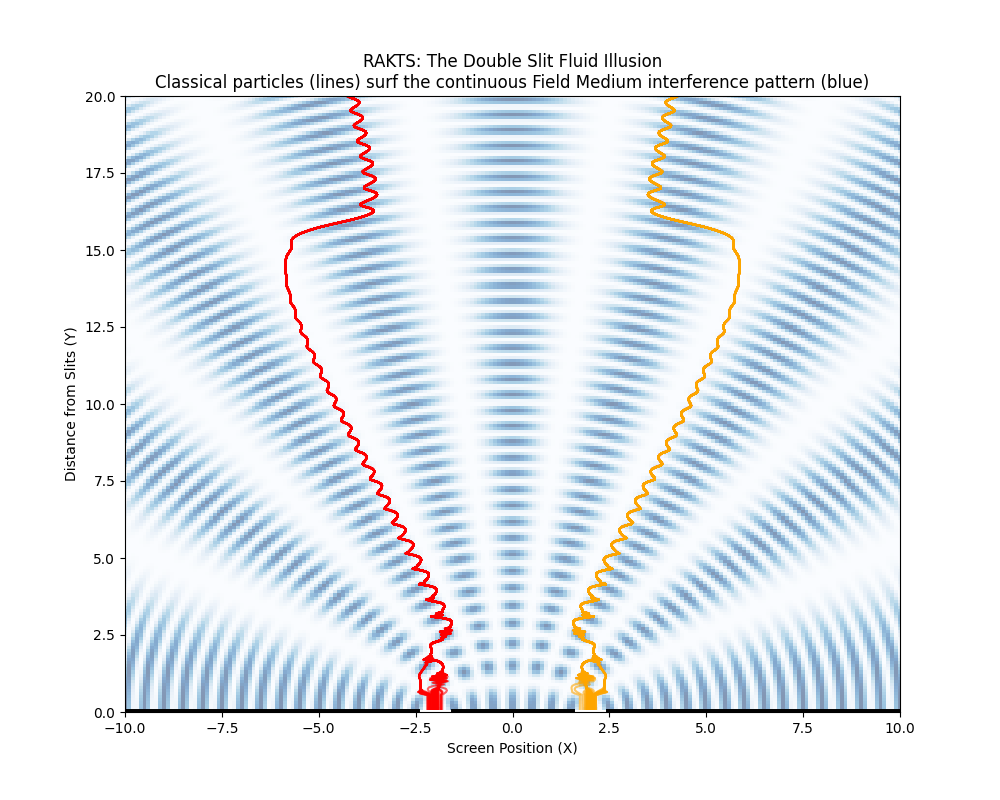

Recreate this plot in Python.
import numpy as np
import matplotlib.pyplot as plt
import os

def simulate_double_slit():
    # Simulation Parameters
    wavelength = 1.0
    k = 2 * np.pi / wavelength
    slit_dist = 4.0
    
    # 2D Grid for plotting the background Field Medium interference pattern
    Y, X = np.mgrid[0.1:20:200j, -10:10:200j]
    
    # Distance to the two slits (located at y=0, x = -slit_dist/2 and x = +slit_dist/2)
    r1 = np.sqrt((X - slit_dist/2)**2 + Y**2)
    r2 = np.sqrt((X + slit_dist/2)**2 + Y**2)
    
    # The Pilot Wave Interference Intensity (Constructive & Destructive)
    Intensity = (np.cos(k * r1) + np.cos(k * r2))**2
    
    plt.figure(figsize=(10, 8))
    # Plot the fluid wave intensity as a background heatmap
    plt.pcolormesh(X, Y, Intensity, cmap='Blues', shading='auto', alpha=0.5)
    
    # Simulate Particle Trajectories
    # Particles are guided by the gradient of the intensity field
    dt = 0.05
    C = 0.5 # Coupling constant (how strongly the fluid wave pushes the particle)
    vy = 1.0 # Constant forward velocity
    
    # Define a helper function to calculate the gradient numerically
    def get_gradient_x(x, y):
        # Prevent division by zero near the origin
        if y < 0.5: return 0
        r1_right = np.sqrt((x + 0.01 - slit_dist/2)**2 + y**2)
        r2_right = np.sqrt((x + 0.01 + slit_dist/2)**2 + y**2)
        I_right = (np.cos(k * r1_right) + np.cos(k * r2_right))**2
        
        r1_left = np.sqrt((x - 0.01 - slit_dist/2)**2 + y**2)
        r2_left = np.sqrt((x - 0.01 + slit_dist/2)**2 + y**2)
        I_left = (np.cos(k * r1_left) + np.cos(k * r2_left))**2
        
        return (I_right - I_left) / 0.02

    np.random.seed(42)
    
    # Simulate 50 particles going through Left Slit, 50 through Right Slit
    for slit_pos in [-slit_dist/2, slit_dist/2]:
        for _ in range(50):
            # Start at the slit with slight thermal noise in X angle
            x = slit_pos + np.random.normal(0, 0.1)
            y = 0.1
            traj_x, traj_y = [x], [y]
            
            while y < 20:
                # The particle "surfs" the wave. It climbs the intensity gradients.
                grad_x = get_gradient_x(x, y)
                # Damping to prevent them from shooting off infinitely
                x += C * grad_x * dt
                y += vy * dt
                
                traj_x.append(x)
                traj_y.append(y)
                
            color = 'red' if slit_pos < 0 else 'orange'
            plt.plot(traj_x, traj_y, color=color, alpha=0.6, linewidth=1.5)

    # Draw the slits
    plt.plot([-10, -slit_dist/2 - 0.5], [0, 0], 'k-', lw=5)
    plt.plot([-slit_dist/2 + 0.5, slit_dist/2 - 0.5], [0, 0], 'k-', lw=5)
    plt.plot([slit_dist/2 + 0.5, 10], [0, 0], 'k-', lw=5)

    plt.title("RAKTS: The Double Slit Fluid Illusion\nClassical particles (lines) surf the continuous Field Medium interference pattern (blue)")
    plt.xlabel("Screen Position (X)")
    plt.ylabel("Distance from Slits (Y)")
    plt.xlim(-10, 10)
    plt.ylim(0, 20)
    
    save_path = os.path.join(os.path.dirname(__file__), "double_slit.png")
    plt.savefig(save_path)
    print(f"Double Slit plot saved to {save_path}")

if __name__ == "__main__":
    simulate_double_slit()
